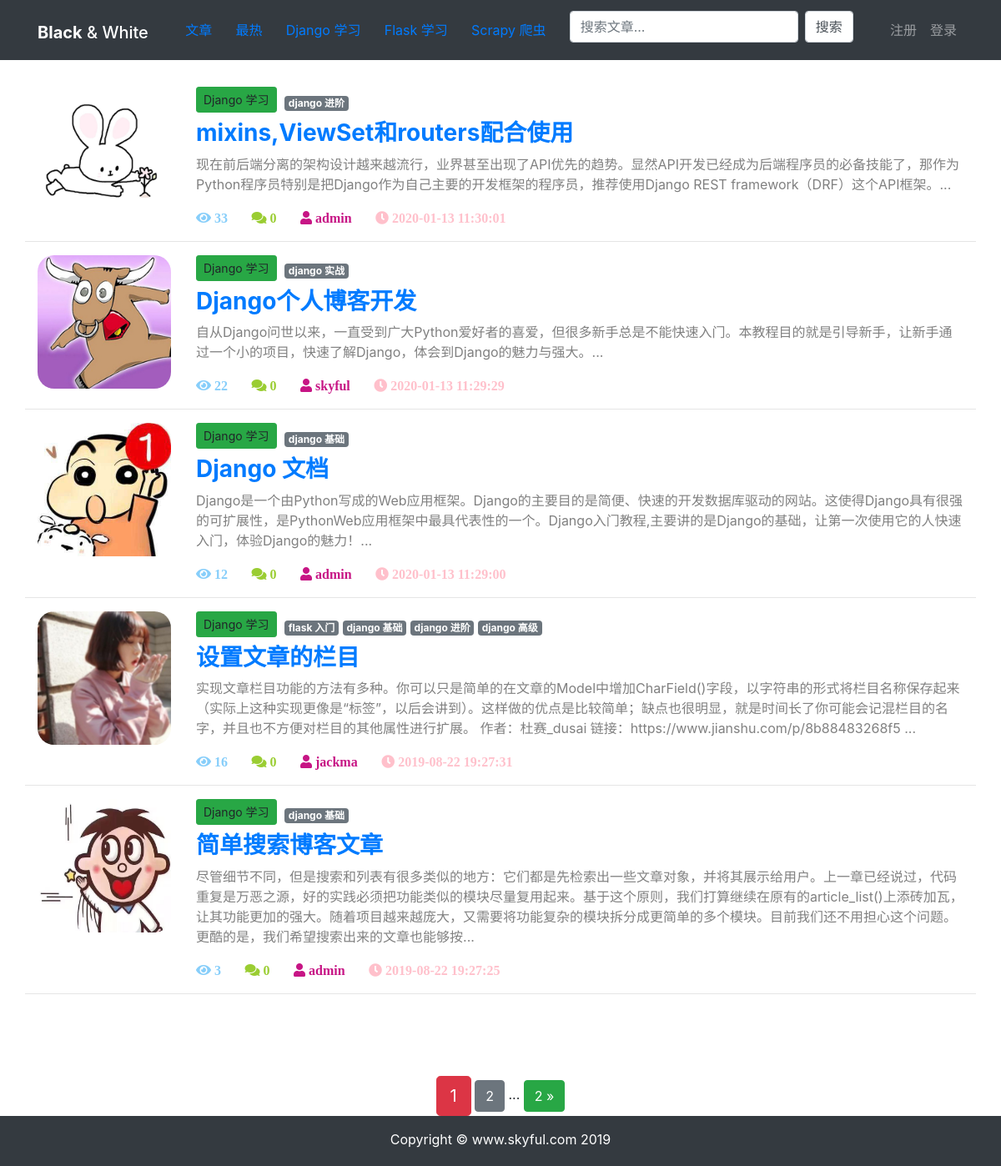
Screenshot of /blog/article-django/ with the database file from the repository.
### blog/models.py (models this page shows, shortened)
class BlogArticle(models.Model):
    name = models.CharField(max_length=128, verbose_name="博客标题")
    picture = models.ImageField(upload_to='blog/', blank=True)
    body = RichTextField(config_name="default", verbose_name="博客内容")
    author = models.ForeignKey(User, verbose_name="博客作者", on_delete=models.CASCADE)
    summary = models.CharField(max_length=256, blank=True, verbose_name="博客摘要")
    category = models.ForeignKey(BlogCategory, verbose_name="博客分类", on_delete=models.CASCADE,
                                 related_name="article_category")
    tags = models.ManyToManyField(BlogTag, blank=True, verbose_name="博客标签")
    total_views = models.PositiveIntegerField(default=0, verbose_name="浏览量")
    created_time = models.DateTimeField(auto_now=True, verbose_name="创建时间")
    modified_time = models.DateTimeField(auto_now_add=True, verbose_name="最后修改时间")
    class Meta:
        db_table = 'blog_article'
        ordering = ["-created_time"]
        verbose_name = '博客文章'
        verbose_name_plural = verbose_name

class BlogCategory(models.Model):
    title = models.CharField(max_length=64, verbose_name="博客分类")
    created_time = models.DateTimeField(auto_now=True, verbose_name="创建时间")
    modified_time = models.DateTimeField(auto_now_add=True, verbose_name="最后修改时间")
    def __str__(self):
        return self.title
    class Meta:
        db_table = 'blog_category'
        ordering = ["-created_time"]
        verbose_name = '博客分类'
        verbose_name_plural = verbose_name

class BlogTag(models.Model):
    title = models.CharField(max_length=64, verbose_name="博客标签")
    created_time = models.DateTimeField(auto_now=True, verbose_name="创建时间")
    modified_time = models.DateTimeField(auto_now_add=True, verbose_name="最后修改时间")
    def __str__(self):
        return self.title
    class Meta:
        db_table = 'blog_tag'
        ordering = ["-created_time"]
        verbose_name = '博客标签'
        verbose_name_plural = verbose_name

### blog/views.py (the view)
# urls.py: path('article-django/', views.article_django, name='article_django'),
def article_django(request):
    category = models.BlogCategory.objects.get(title="Django 学习")
    article_list = category.article_category.all()
    paginator = Paginator(article_list, 5)
    page = request.GET.get('page')
    articles = paginator.get_page(page)
    return render(request, "blog/article_list.html", context={"articles": articles})

### templates/blog/article_list.html (shortened to what this page needs)
{% extends "base.html" %}
{% load staticfiles %}
{% block content %}
    <div class="container" style="padding-bottom: 100px">
        <br>
        <div class="row mt-2">
            {% for article in articles %}
                {% if article.picture %}
                    <div class="col-2">
                        <img src="{{ article.picture.url }}"
                             alt="picture"
                             style="max-width:100%; border-radius: 20px;width: 160px;height: 160px"
                        >
                    </div>
                {% endif %}
                <div class="col">
                    {% if article.category %}
                        <a role="button" class="btn btn-sm mb-2
                            {% if article.category.title == 'Django 学习' %}
                                btn-success
                            {% elif article.category.title == 'Flask 学习' %}
                                btn-danger
                            {% elif article.category.title == 'Scrapy 爬虫' %}
                                btn-warning
                            {% endif %}">
                            {{ article.category }}
                        </a>
                    {% endif %}
                    <span style="margin-left: 5px">
                        {% for tag in article.tags.all %}
                            <a href="#" class="badge badge-secondary">{{ tag }}</a>
                        {% endfor %}
                    </span>
                    <h3><b><a href="{% url 'blog:article_detail' article.id %}">{{ article.name }}</a></b></h3>
                    <div>
                        <p style="color: gray">{{ article.summary|slice:'200' }}...</p>
                    </div>
                    <div>
                        <span>
                            <i class="fas fa-eye" style="color: lightskyblue;">
                                {{ article.total_views }}&nbsp;&nbsp;&nbsp;&nbsp;&nbsp;&nbsp;
                            </i>
                        </span>
                        <span>
                            <i class="fas fa-comments" style="color: yellowgreen;">
                                {{ article.comments.count }}&nbsp;&nbsp;&nbsp;&nbsp;&nbsp;&nbsp;
                            </i>
                        </span>
                        <span>
                            <i class="fas fa-user" style="color: mediumvioletred;">
                                {{ article.author }}&nbsp;&nbsp;&nbsp;&nbsp;&nbsp;&nbsp;
                            </i>
                        </span>
                        <span>
                            <i class="fas fa-clock" style="color: pink;">
                                {{ article.created_time|date:'Y-m-d H:i:s' }}
                            </i>
                        </span>
                    </div>
                </div>
                <hr style="width: 100%;"/>
            {% endfor %}
        </div>
        <div style="position: fixed; bottom:60px;left:0;right:0;display: flex; justify-content: center; align-items: center;">
            <div class="pagination row">
                <div class="m-auto">
                    <span class="step-links">
                    <span class="current btn btn-danger btn-lg">
                        {{ articles.number }}
                    </span>
                        {% if articles.has_next %}
                            <a href="?page={{ articles.next_page_number }}&search={{ search }}"
                               class="btn btn-secondary">
                        {{ articles.next_page_number }}
                        </a>
                            <span>...</span>
                            <a href="?page={{ articles.paginator.num_pages }}&search={{ search }}"
                               class="btn btn-success">
                        {{ articles.paginator.num_pages }} &raquo;
                        </a>
                        {% endif %}
                    </span>
                </div>
            </div>
        </div>
    </div>
{% endblock content %}

### templates/base.html (shortened to what this page needs)
{% load staticfiles %}
<!DOCTYPE html>
<html lang="zh-cn">
<head>
    <link rel="stylesheet"
          href="https://use.fontawesome.com/releases/v5.8.1/css/all.css"
    >
    <link rel="stylesheet" href="{% static 'bootstrap/css/bootstrap.min.css' %}">
    <link rel="stylesheet" href="{% static 'prism/prism.css' %}">
</head>
<body>
<nav class="navbar navbar-expand-lg navbar-dark bg-dark">
    <div class="container">
        <div class="navbar-header">
            <h1><a class="navbar-brand" href="{% url 'blog:index' %}"><b>Black</b> &amp; White</a></h1>
        </div>
        <a href="{% url 'blog:article_list' %}">文章</a>
        <a href="{% url 'blog:article_hot' %}">最热</a>
        <a href="{% url 'blog:article_django' %}">Django 学习</a>
        <a href="{% url 'blog:article_flask' %}">Flask 学习</a>
        <a href="{% url 'blog:article_scrapy' %}">Scrapy 爬虫</a>
        <div class="row">
            <div class="col-auto mr-auto">
                <form class="form-inline">
                    <input type="text"
                           class="form-control mb-2 mr-sm-2"
                           name="search"
                           placeholder="搜索文章..."
                           required value="{{ search }}"
                    >
                    <input type="submit" value="搜索" class="form-control mb-2 mr-sm-2">
                </form>
            </div>
        </div>
        <ul class="nav navbar-nav navbar-right">
            {% if user.is_authenticated %}
                <li class="nav-item">
                    <a class="nav-link" href="{% url 'userinfo:update' user.id %}"
                       style="color: red">{{ user.username }}</a>
                </li>
                <li class="nav-item">
                    <a class="nav-link" href="{% url 'userinfo:logout' %}">退出登录</a>
                </li>
            {% else %}
                <li class="nav-item">
                    <a class="nav-link" href="{% url 'userinfo:register' %}">注册</a>
                </li>
                <li class="nav-item">
                    <a class="nav-link" href="{% url 'userinfo:login' %}">登录</a>
                </li>
            {% endif %}
        </ul>
    </div>
</nav>
<div id="wrapper">
    {% block content %}{% endblock content %}
    <div id="push"></div>
</div>
</body>
<footer class="py-3 bg-dark " id="footer" style="margin-top: 30px">
    <div class="container">
        <p class="m-0 text-center text-white">Copyright &copy; www.skyful.com 2019</p>
    </div>
</footer>
</html>

### templates/base.html (style rules this page uses)
html, body { height: 100%; margin: 0; }
#wrapper { min-height: 100%; margin-bottom: -60px; }
#footer, #push { height: 60px; }

### rows the page displays
BlogArticle: picture (picture), category "Django 学习", name "mixins,ViewSet和routers配合使用", summary "现在前后端分离的架构设计越来越流行，业界甚至出现了API优先的趋势。显然API开发已经成为后端程序员的必备技能了，那作为Python程序员特别是把Django作为自己主要的开发框架的程序员，推荐使用Django REST framework（DRF）这个API框架。", total_views "33", comments.count "0", author "admin", created_time "2020-01-13 11:30:01"
BlogTag: title "django 进阶"
BlogArticle: picture (picture), category "Django 学习", name "Django个人博客开发", summary "自从Django问世以来，一直受到广大Python爱好者的喜爱，但很多新手总是不能快速入门。本教程目的就是引导新手，让新手通过一个小的项目，快速了解Django，体会到Django的魅力与强大。", total_views "22", comments.count "0", author "skyful", created_time "2020-01-13 11:29:29"
BlogTag: title "django 实战"
BlogArticle: picture (picture), category "Django 学习", name "Django 文档", summary "Django是一个由Python写成的Web应用框架。Django的主要目的是简便、快速的开发数据库驱动的网站。这使得Django具有很强的可扩展性，是PythonWeb应用框架中最具代表性的一个。Django入门教程,主要讲的是Django的基础，让第一次使用它的人快速入门，体验Django的魅力！", total_views "12", comments.count "0", author "admin", created_time "2020-01-13 11:29:00"
BlogTag: title "django 基础"
BlogArticle: picture (picture), category "Django 学习", name "设置文章的栏目", summary "实现文章栏目功能的方法有多种。你可以只是简单的在文章的Model中增加CharField()字段，以字符串的形式将栏目名称保存起来（实际上这种实现更像是“标签”，以后会讲到）。这样做的优点是比较简单；缺点也很明显，就是时间长了你可能会记混栏目的名字，并且也不方便对栏目的其他属性进行扩展。 作者：杜赛_dusai 链接：https://www.jianshu.com/p/8b88483268f5", total_views "16", comments.count "0", author "jackma", created_time "2019-08-22 19:27:31"
BlogTag: title "flask 入门"
BlogTag: title "django 高级"
BlogArticle: picture (picture), category "Django 学习", name "简单搜索博客文章", summary "尽管细节不同，但是搜索和列表有很多类似的地方：它们都是先检索出一些文章对象，并将其展示给用户。上一章已经说过，代码重复是万恶之源，好的实践必须把功能类似的模块尽量复用起来。基于这个原则，我们打算继续在原有的article_list()上添砖加瓦，让其功能更加的强大。随着项目越来越庞大，又需要将功能复杂的模块拆分成更简单的多个模块。目前我们还不用担心这个问题。更酷的是，我们希望搜索出来的文章也能够按", total_views "3", comments.count "0", author "admin", created_time "2019-08-22 19:27:25"

### other values shown
{{ articles.number }} "1"
{{ articles.next_page_number }} "2"
{{ articles.paginator.num_pages }} "2"
